Frame 1 (no input): blank canvas, image omitted
Frame 60 (the mouse pressed at the canvas centre just before this capture): blank canvas, image omitted
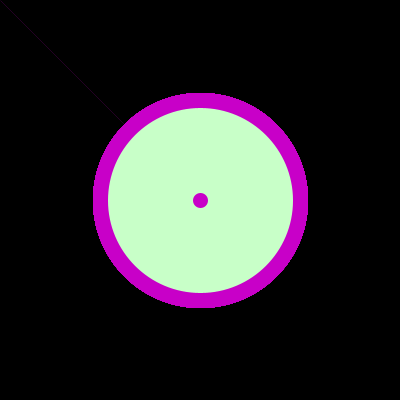
Frame 120 (the mouse held since frame 60 and released just before this capture)

The Processing sketch whose frames 1 and 60 were blank and that drew this single picture after the mouse press (run headless with seeded random() and noise(); from frame 60 on, the mouse is pressed at the canvas centre):

// Processing sketch: processing_34336
// ── processing_34336.pde

void setup () {
  size (400,400);// tamaño
  smooth ();
  background (0);//fondo
  frameRate(50);// cantidad de cuadrosque se dibujaran por segundo
 
}

void draw () {
  stroke(mouseX, 0, mouseY);
  float distance = dist(pmouseX, pmouseY, mouseX, mouseY);
  float maxStroke = 15;
  strokeWeight(maxStroke - constrain(distance, 0, maxStroke));
 fill (62,255,250);
 fill(mouseX,255,mouseX);
 ellipse(200, 200, mouseX, mouseY);//circulo al centro
 line (pmouseX,pmouseY, mouseX, mouseY);//linea que se dibuja con el movimiento del mouse
}

void mouseClicked(){
  rectMode(CENTER);
  fill(mouseX, 255, mouseY );
  noStroke();
  rect(mouseX, mouseY, 30, 0);
}

void keyPressed() { // siaprieto una tecla el fondo sera blanco
  background(255);
}
  
  void mousePressed (){ // si aprieto el mouse el fondo sera negro
  background (0);
}
